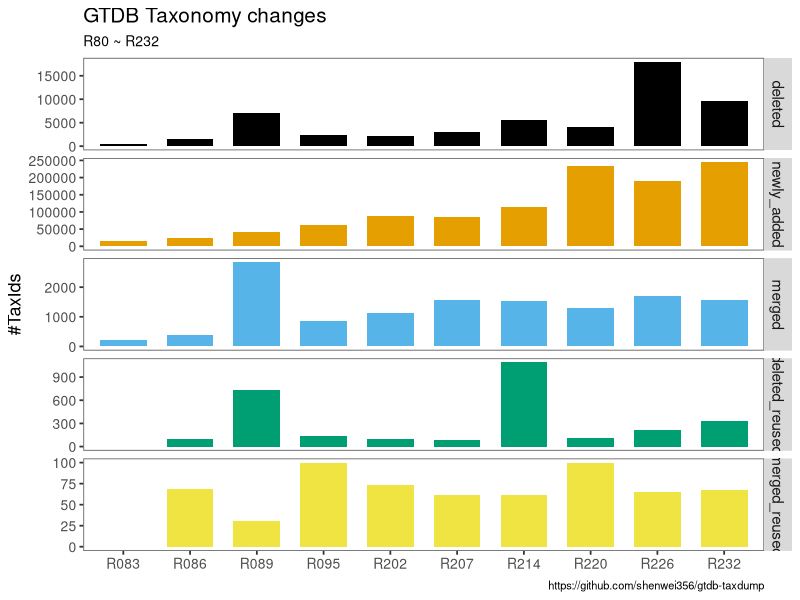

Write the R code that produced this figure.
#!/usr/bin/env Rscript
library(scales)
library(dplyr)
library(ggplot2)
library(ggthemes)
library(lubridate)

theme1 <- theme(
    panel.border = element_rect(color = "grey40", size = 0.6, fill = NA),
    panel.background = element_blank(),
    panel.grid.major = element_blank(),
    panel.grid.minor = element_blank(),

    legend.position = "none",
    legend.spacing.x = unit(0.4, "cm"),
    legend.text = element_text(size = 10),
    legend.margin = margin(0.1, 0.1, 0.1, 0.1, unit = "cm"),

    plot.title = element_text(size = 15),
    text = element_text(size = 10),

    axis.text.x = element_text(size = 10),
    axis.text.y = element_text(size = 10),
    axis.ticks.y = element_line(size = 0.6),
    axis.ticks.x = element_line(size = 0.6),
    axis.title = element_text(size = 13),

    strip.text = element_text(size = 11),
)

df <- read.csv("changes.g.csv")
df$types <- factor(df$types, levels = unique(df$types), ordered = TRUE)
# df$date <- as.Date(parse_date_time(df$version, "%y-%m-%d"))

# df <- df %>% filter(!is.na(count)) %>% filter(version != "R083")

p <- ggplot(df, aes(x = version, y = count, fill = types)) +
  geom_bar(stat = "identity", position = "dodge", width = 0.7) +
  facet_grid(types ~ ., scales = "free_y") +
  scale_fill_colorblind() +
  xlab(NULL) +
  ylab("#TaxIds") +
  theme1 +
  labs(title = "GTDB Taxonomy changes",
    subtitle = "R80 ~ R232",
    caption = "https://github.com/shenwei356/gtdb-taxdump"
  )

ggsave(
  p,
  file = "changes.png",
  width = 6,
  height = 7,
  dpi = 300
)
